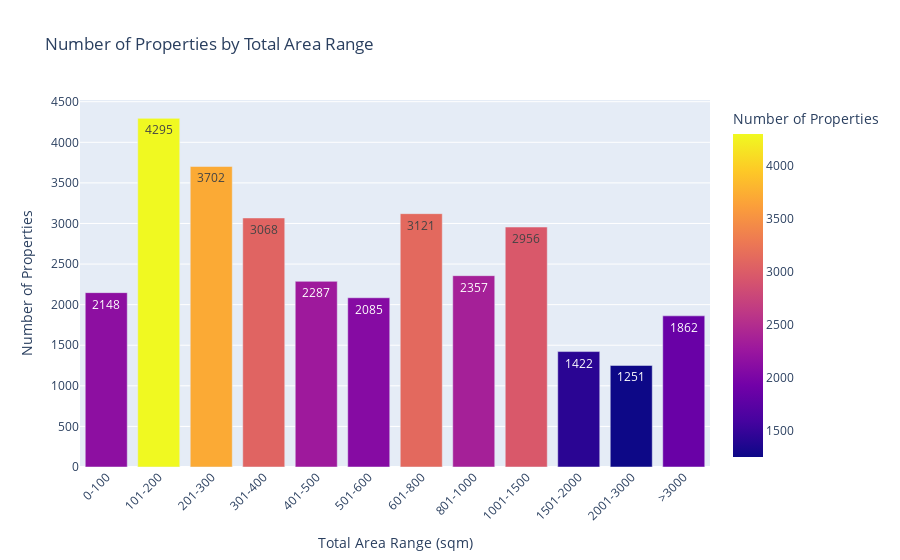

Notebook source saved alongside this figure:
### Code cell
# Assuming 'df' is your DataFrame and contains a column named 'area_total'

# Extend bins for total area ranges to include >500
area_bins = [0, 100, 200, 300, 400, 500, 600, 800, 1000, 1500, 2000, 3000, 
             float('inf')]  # 'float('inf')' to include everything above 500
area_labels = ['0-100', '101-200', '201-300', '301-400', '401-500', '501-600', '601-800', '801-1000',
               '1001-1500', '1501-2000', '2001-3000', '>3000']

# Categorize total area into defined bins
df['area_category'] = pd.cut(
    df['area_total'], bins=area_bins, labels=area_labels, include_lowest=True)

# Count the number of properties in each area category
area_counts = df['area_category'].value_counts().sort_index().reset_index()
area_counts.columns = ['Area Range', 'Number of Properties']

# Plotting with Plotly Express
fig = px.bar(area_counts, x='Area Range', y='Number of Properties',
             title='Number of Properties by Total Area Range',
             labels={
                 'Area Range': 'Total Area Range (sqm)', 'Number of Properties': 'Number of Properties'},
             color='Number of Properties',
             text='Number of Properties')

fig.update_layout(xaxis_tickangle=-45, xaxis_title='Total Area Range (sqm)',
                  yaxis_title='Number of Properties')
fig.show()

### Figure 1 — Plotly figure (JSON) as saved in the notebook; plotly's stock layout.template omitted (floating-point values rounded to 4 significant figures)
{"data": [{"alignmentgroup": "True", "hovertemplate": "Total Area Range (sqm)=%{x}<br>Number of Properties=%{marker.color}<extra></extra>", "legendgroup": "", "marker": {"color": [2148, 4295, 3702, 3068, 2287, 2085, 3121, 2357, 2956, 1422, 1251, 1862], "coloraxis": "coloraxis", "pattern": {"shape": ""}}, "name": "", "offsetgroup": "", "orientation": "v", "showlegend": false, "text": [2148, 4295, 3702, 3068, 2287, 2085, 3121, 2357, 2956, 1422, 1251, 1862], "textposition": "auto", "type": "bar", "x": ["0-100", "101-200", "201-300", "301-400", "401-500", "501-600", "601-800", "801-1000", "1001-1500", "1501-2000", "2001-3000", ">3000"], "xaxis": "x", "y": [2148, 4295, 3702, 3068, 2287, 2085, 3121, 2357, 2956, 1422, 1251, 1862], "yaxis": "y"}], "layout": {"barmode": "relative", "coloraxis": {"colorbar": {"title": {"text": "Number of Properties"}}, "colorscale": [[0, "#0d0887"], [0.1111, "#46039f"], [0.2222, "#7201a8"], [0.3333, "#9c179e"], [0.4444, "#bd3786"], [0.5556, "#d8576b"], [0.6667, "#ed7953"], [0.7778, "#fb9f3a"], [0.8889, "#fdca26"], [1, "#f0f921"]]}, "legend": {"tracegroupgap": 0}, "title": {"text": "Number of Properties by Total Area Range"}, "xaxis": {"anchor": "y", "domain": [0, 1], "tickangle": -45, "title": {"text": "Total Area Range (sqm)"}}, "yaxis": {"anchor": "x", "domain": [0, 1], "title": {"text": "Number of Properties"}}}}
